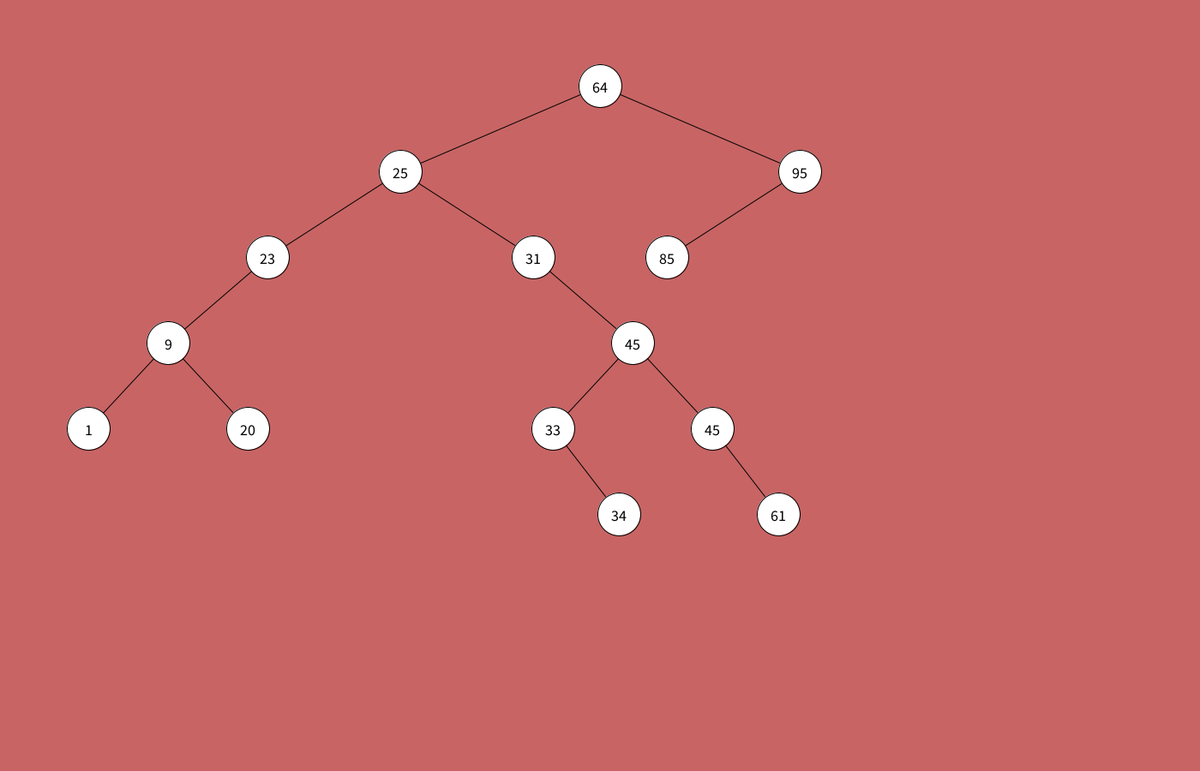
Frame 1 (no input)
Frame 60 (the mouse pressed at the canvas centre just before this capture): identical to frame 1, image omitted
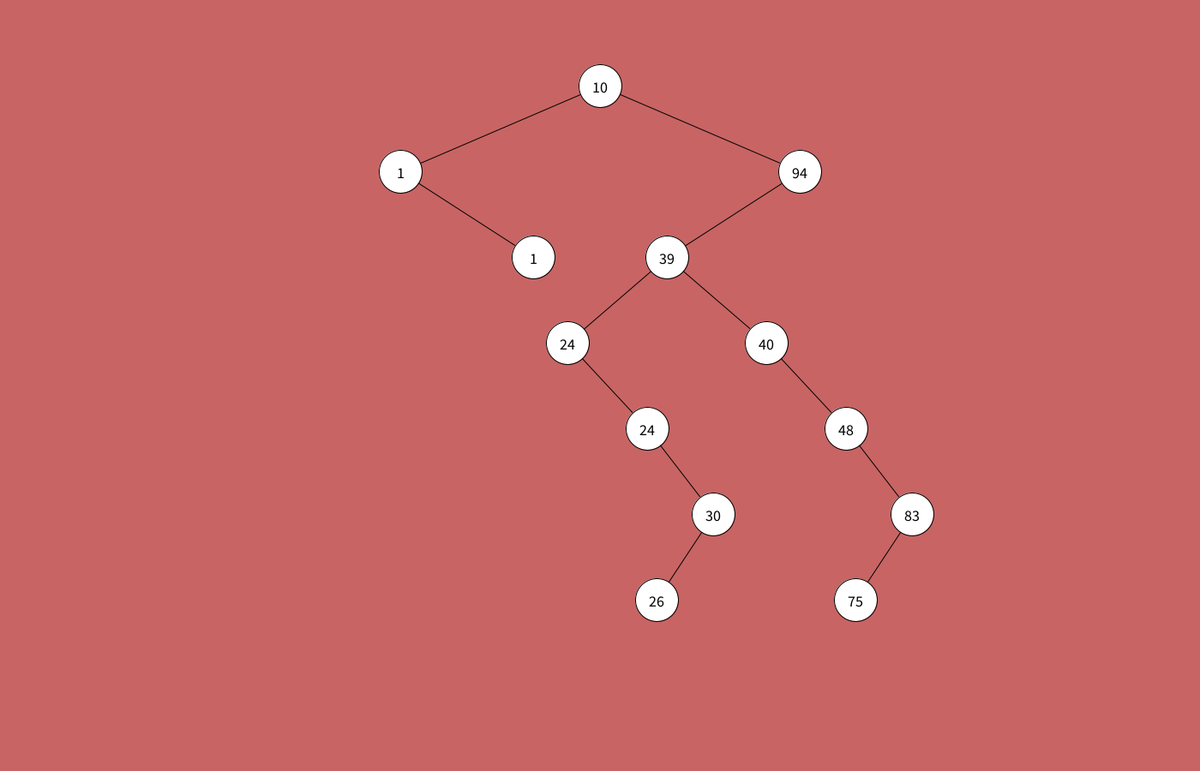
Frame 120 (the mouse held since frame 60 and released just before this capture)

The Processing sketch that drew these frames (run headless with seeded random() and noise(); from frame 60 on, the mouse is pressed at the canvas centre):

// Processing sketch: arbre_BFS
// ── arbre_BFS.pde

Arbre a;

void setup(){
  size(1400, 900);
  
  a = new Arbre();
  for(int i=0; i<15; i++){
    a.addElement((int)random(100));
  }
  
  println("INORDRE: ");
  a.arrel.inordre();
  println("\nPREORDRE: ");
  a.arrel.preordre();
  println("\nPOSTORDRE: ");
  a.arrel.postordre();
  println();
  println("\nRERVERS: ");
  a.arrel.revers();
  println();
}

void draw(){
  background(200, 100, 100);
  a.display(a.arrel, width/2, 100, 50, 0);
}

void mousePressed(){
  a = new Arbre((int)random(100));
  for(int i=0; i<15; i++){
    a.addElement((int)random(100));
  }
}

void keyPressed(){
  if(key=='i' || key=='I'){
    println("\nINORDRE: ");
    a.arrel.inordre();
  }
  else if(key=='e' || key=='E'){
    println("\nPREORDRE: ");
    a.arrel.preordre();
  }
  else if(key=='o' || key=='O'){
    println("\nPROSTORDRE: ");
    a.arrel.postordre();
  }
  else if(key=='r' || key=='r'){
    println("\nREVERS: ");
    a.arrel.revers();
  }
  else if(key=='f' || key=='F'){
    int nf = (int)random(0, 100);
    boolean b = a.cercaElement(nf, a.arrel);
    println(nf +" "+ (b?"Sí":"No") + " està a l'arbre.");
  }
  else if(key=='b' || key=='B'){
    println("\nBFS: ");
    int nf = (int)random(0, 100);
    a.bfsArbre(a.arrel, nf);
  }
  else if(key=='M'){
    int nf = a.getMaxim();
    println("MÀXIM: "+nf);
  }
  else if(key=='m'){
    int nf = a.getMinim();
    println("MÍNIM: "+nf);
  }
}

// ── Arbre.pde

class Arbre {
 
  Node arrel;
  
  Arbre(){
    this.arrel = null;
  }
  
  Arbre(int n){
    this.arrel = new Node(n);
  }
  
  boolean isEmpty(){
    return this.arrel == null;
  }
  
  void addElement(int n){
    if(isEmpty()){
      this.arrel = new Node(n);
    }
    else {
      Node pare = this.arrel;
      while ((pare.esq!=null && n<pare.num)
      ||(pare.dret!=null && n>pare.num)) {
        if(n < pare.num){
          pare = pare.esq;
        }
        else {
          pare = pare.dret;
        }
      }
      if(n < pare.num){
        pare.esq = new Node(n);
      }
      else {
        pare.dret = new Node(n);
      }
    }
  }
  
  void inordreArbre(){
    this.arrel.inordre();
  }
  
  
  void display(Node n, float x, float y, float r, int level){
    
    float dx = (width/3)/(level+2);
    n.display(x, y, r, level);
    
    if(n.esq != null){
      display(n.esq, x-dx, y + 2*r, r, level +1);
    }
    
    if(n.dret != null){
      display(n.dret, x+dx, y + 2*r, r, level +1);
    }
  }
  
  boolean cercaElement(int valor, Node n){
    if(n==null){ return false; }
    else if(n.num == valor){ return true;}
    else {
     if(n.esq!=null && valor < n.num){
       return cercaElement(valor, n.esq);
     }
     else if(n.dret!=null && valor > n.num){
       return cercaElement(valor, n.dret);
     }
     else { return false; }
    }
  }
  
  int getMinim(){
    Node pare = this.arrel;
    while (pare.esq!=null) {
       pare = pare.esq;
    }
    return pare.num;
  }
  
  int getMaxim(){
    Node pare = this.arrel;
    while (pare.dret!=null) {
       pare = pare.dret;
    }
    return pare.num;
  }
  
  void bfsArbre(Node node, int valor){
    Cua c = new Cua( );
    node.visitat = true;
    c.encola(node);
    while (!c.isEmpty() ){
      Node n = c.desencola( );
      print(n.num+",");
      if (n.num == valor ){ 
        println("TROBAT");
      }
      for(Node w : adjacents(n)){
          if (w!=null && !w.visitat){
             w.visitat = true;
             c.encola(w);
          }
      }
    }
  }
  
  Node[] adjacents(Node n){
    Node[] nodes = new Node[2];
    nodes[0] = n.esq;
    nodes[1] = n.dret;
    return nodes;
  }
  
}

// ── Cua.pde
class Cua {
 
  Node[] array;
  int last = -1;
  
  Cua(){
    array = new Node [100];
  }
  
  void encola(Node n){
    last++;
    array[last] = n;
  }
  
  Node desencola(){
    Node temp = array[0];
    for(int i=0; i<last; i++){
      array[i] = array[i+1];
    }
    last--;
    return temp;
  }
  
  boolean isEmpty(){
    return last==-1;
  }
  
  boolean isFull(){
    return last==array.length-1;
  }
  
  int numElements(){
    return last+1;
  }
  
}

// ── Node.pde
class Node {
  
  int num;
  Node esq, dret;
  boolean visitat = false;
  
  Node(int n){
    this.num = n;
    this.esq = null;
    this.dret = null;
  }
  
  void setFillEsq(Node f){
    this.esq = f;
  }
  
  void setFillDret(Node f){
    this.dret = f;
  }
  
  void inordre(){
    if(this.esq != null){ this.esq.inordre(); }
    print(this.num, ", ");
    if(this.dret != null){ this.dret.inordre(); }
  }
  
  void preordre(){
    print(this.num, ", ");
    if(this.esq != null){ this.esq.inordre(); }
    if(this.dret != null){ this.dret.inordre(); }
  }
  
  void postordre(){
    if(this.esq != null){ this.esq.inordre(); }
    if(this.dret != null){ this.dret.inordre(); }
    print(this.num, ", ");
  }
  
  void revers(){
    if(this.dret!=null){
      this.dret.revers();
    }
    print(this.num, ", ");
    if(this.esq!=null){
      this.esq.revers();
    }
  }
  
  
  void display(float x, float y, float r, int level){
    
    float dx = (width/3)/(level+2);
    pushStyle();
    
      if(this.esq!=null){
        line(x, y, x - dx, y + 2*r);
      }
      
      if(this.dret!=null){
        line(x, y, x + dx, y + 2*r);
      }
      
      ellipse(x, y, r,r);
      fill(0); textSize(18); textAlign(CENTER);
      text(this.num, x, y + r/6);
    popStyle();
  }
  
  
}
